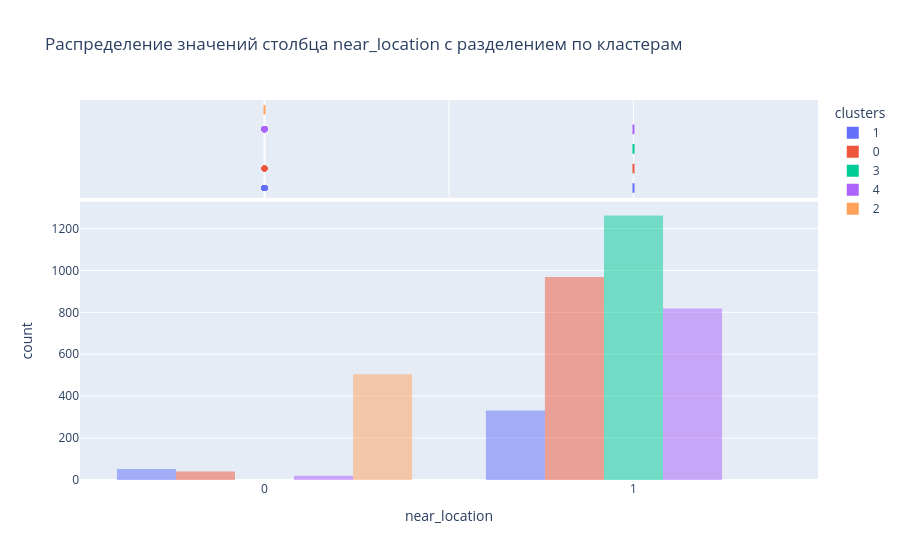

Notebook code cell kept with this figure:
### Markdown cell above
По графику видно, что посетители каждого из кластеров распределены примерно равномерно по гендерному признаку.

### Code cell
display_histogram("near_location")

### Figure 1 — Plotly figure (JSON) as saved in the notebook; plotly's stock layout.template omitted (floating-point values rounded to 4 significant figures; data arrays with more than 128 entries replaced by an {"elided": "..."} marker saying what was removed)
{"data": [{"alignmentgroup": "True", "bingroup": "x", "hovertemplate": "clusters=1<br>near_location=%{x}<br>count=%{y}<extra></extra>", "legendgroup": "1", "marker": {"color": "#636efa", "opacity": 0.5, "pattern": {"shape": ""}}, "name": "1", "offsetgroup": "1", "orientation": "v", "showlegend": true, "type": "histogram", "x": {"elided": "385 int values"}, "xaxis": "x", "yaxis": "y"}, {"alignmentgroup": "True", "hovertemplate": "clusters=1<br>near_location=%{x}<extra></extra>", "legendgroup": "1", "marker": {"color": "#636efa"}, "name": "1", "notched": true, "offsetgroup": "1", "showlegend": false, "type": "box", "x": {"elided": "385 int values"}, "xaxis": "x2", "yaxis": "y2"}, {"alignmentgroup": "True", "bingroup": "x", "hovertemplate": "clusters=0<br>near_location=%{x}<br>count=%{y}<extra></extra>", "legendgroup": "0", "marker": {"color": "#EF553B", "opacity": 0.5, "pattern": {"shape": ""}}, "name": "0", "offsetgroup": "0", "orientation": "v", "showlegend": true, "type": "histogram", "x": {"elided": "1010 int values"}, "xaxis": "x", "yaxis": "y"}, {"alignmentgroup": "True", "hovertemplate": "clusters=0<br>near_location=%{x}<extra></extra>", "legendgroup": "0", "marker": {"color": "#EF553B"}, "name": "0", "notched": true, "offsetgroup": "0", "showlegend": false, "type": "box", "x": {"elided": "1010 int values"}, "xaxis": "x2", "yaxis": "y2"}, {"alignmentgroup": "True", "bingroup": "x", "hovertemplate": "clusters=3<br>near_location=%{x}<br>count=%{y}<extra></extra>", "legendgroup": "3", "marker": {"color": "#00cc96", "opacity": 0.5, "pattern": {"shape": ""}}, "name": "3", "offsetgroup": "3", "orientation": "v", "showlegend": true, "type": "histogram", "x": {"elided": "1262 int values"}, "xaxis": "x", "yaxis": "y"}, {"alignmentgroup": "True", "hovertemplate": "clusters=3<br>near_location=%{x}<extra></extra>", "legendgroup": "3", "marker": {"color": "#00cc96"}, "name": "3", "notched": true, "offsetgroup": "3", "showlegend": false, "type": "box", "x": {"elided": "1262 int values"}, "xaxis": "x2", "yaxis": "y2"}, {"alignmentgroup": "True", "bingroup": "x", "hovertemplate": "clusters=4<br>near_location=%{x}<br>count=%{y}<extra></extra>", "legendgroup": "4", "marker": {"color": "#ab63fa", "opacity": 0.5, "pattern": {"shape": ""}}, "name": "4", "offsetgroup": "4", "orientation": "v", "showlegend": true, "type": "histogram", "x": {"elided": "838 int values"}, "xaxis": "x", "yaxis": "y"}, {"alignmentgroup": "True", "hovertemplate": "clusters=4<br>near_location=%{x}<extra></extra>", "legendgroup": "4", "marker": {"color": "#ab63fa"}, "name": "4", "notched": true, "offsetgroup": "4", "showlegend": false, "type": "box", "x": {"elided": "838 int values"}, "xaxis": "x2", "yaxis": "y2"}, {"alignmentgroup": "True", "bingroup": "x", "hovertemplate": "clusters=2<br>near_location=%{x}<br>count=%{y}<extra></extra>", "legendgroup": "2", "marker": {"color": "#FFA15A", "opacity": 0.5, "pattern": {"shape": ""}}, "name": "2", "offsetgroup": "2", "orientation": "v", "showlegend": true, "type": "histogram", "x": {"elided": "505 int values"}, "xaxis": "x", "yaxis": "y"}, {"alignmentgroup": "True", "hovertemplate": "clusters=2<br>near_location=%{x}<extra></extra>", "legendgroup": "2", "marker": {"color": "#FFA15A"}, "name": "2", "notched": true, "offsetgroup": "2", "showlegend": false, "type": "box", "x": {"elided": "505 int values"}, "xaxis": "x2", "yaxis": "y2"}], "layout": {"barmode": "group", "legend": {"title": {"text": "clusters"}, "tracegroupgap": 0}, "title": {"text": "Распределение значений столбца near_location с разделением по кластерам"}, "xaxis": {"anchor": "y", "domain": [0, 1], "title": {"text": "near_location"}}, "xaxis2": {"anchor": "y2", "domain": [0, 1], "matches": "x", "showgrid": true, "showticklabels": false}, "yaxis": {"anchor": "x", "domain": [0, 0.7326], "title": {"text": "count"}}, "yaxis2": {"anchor": "x2", "domain": [0.7426, 1], "matches": "y2", "showgrid": false, "showline": false, "showticklabels": false, "ticks": ""}}}
